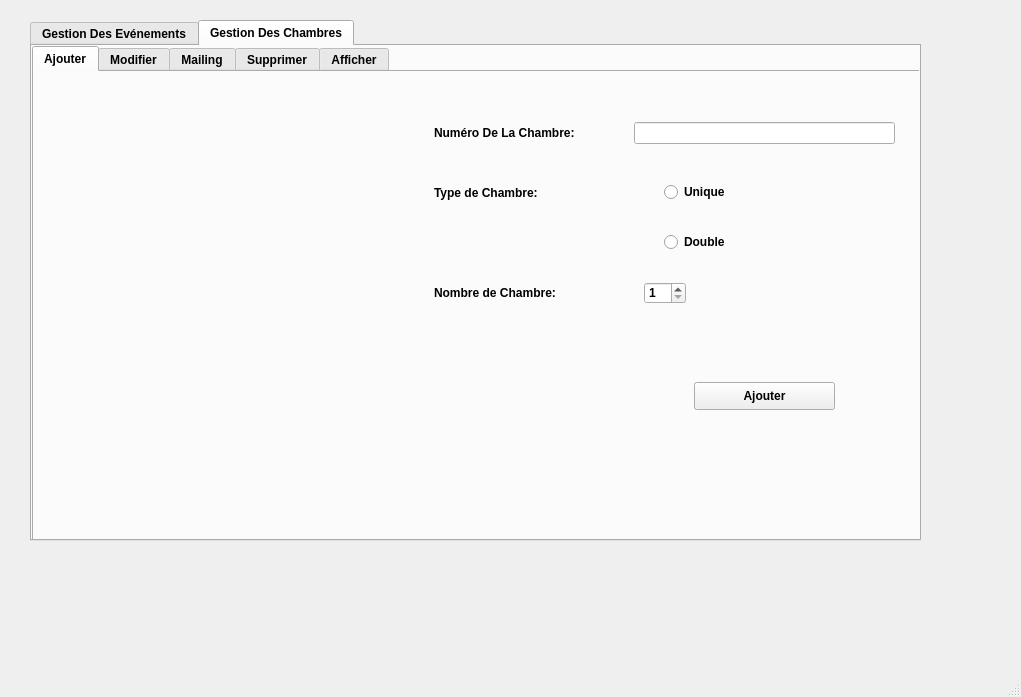
<?xml version="1.0" encoding="UTF-8"?>
<ui version="4.0">
 <class>MainWindow</class>
 <widget class="QMainWindow" name="MainWindow">
  <property name="geometry">
   <rect>
    <x>0</x>
    <y>0</y>
    <width>1021</width>
    <height>697</height>
   </rect>
  </property>
  <property name="windowTitle">
   <string>MainWindow</string>
  </property>
  <widget class="QWidget" name="centralwidget">
   <widget class="QTabWidget" name="tabWidget">
    <property name="geometry">
     <rect>
      <x>30</x>
      <y>20</y>
      <width>891</width>
      <height>521</height>
     </rect>
    </property>
    <property name="font">
     <font>
      <pointsize>9</pointsize>
      <weight>75</weight>
      <bold>true</bold>
     </font>
    </property>
    <property name="currentIndex">
     <number>1</number>
    </property>
    <widget class="QWidget" name="tab">
     <attribute name="title">
      <string>Gestion Des Evénements</string>
     </attribute>
     <widget class="QTabWidget" name="tabWidget_2">
      <property name="geometry">
       <rect>
        <x>0</x>
        <y>0</y>
        <width>891</width>
        <height>501</height>
       </rect>
      </property>
      <property name="currentIndex">
       <number>4</number>
      </property>
      <widget class="QWidget" name="tab_3">
       <attribute name="title">
        <string>Ajouter</string>
       </attribute>
       <widget class="QLabel" name="label">
        <property name="geometry">
         <rect>
          <x>0</x>
          <y>10</y>
          <width>351</width>
          <height>451</height>
         </rect>
        </property>
        <property name="text">
         <string/>
        </property>
        <property name="pixmap">
         <pixmap>../conférence.jpg</pixmap>
        </property>
        <property name="scaledContents">
         <bool>true</bool>
        </property>
       </widget>
       <widget class="QLabel" name="label_2">
        <property name="geometry">
         <rect>
          <x>370</x>
          <y>60</y>
          <width>211</width>
          <height>21</height>
         </rect>
        </property>
        <property name="text">
         <string>Identifiant D'évènement:</string>
        </property>
       </widget>
       <widget class="QLineEdit" name="lineEdit_ajouter_even_ID">
        <property name="geometry">
         <rect>
          <x>590</x>
          <y>60</y>
          <width>281</width>
          <height>22</height>
         </rect>
        </property>
       </widget>
       <widget class="QLabel" name="label_3">
        <property name="geometry">
         <rect>
          <x>370</x>
          <y>130</y>
          <width>151</width>
          <height>16</height>
         </rect>
        </property>
        <property name="text">
         <string>Type D'événement:</string>
        </property>
       </widget>
       <widget class="QLineEdit" name="lineEdit_ajouter_even_type">
        <property name="geometry">
         <rect>
          <x>590</x>
          <y>130</y>
          <width>281</width>
          <height>22</height>
         </rect>
        </property>
       </widget>
       <widget class="QPushButton" name="Ajouter_even">
        <property name="geometry">
         <rect>
          <x>730</x>
          <y>330</y>
          <width>121</width>
          <height>61</height>
         </rect>
        </property>
        <property name="text">
         <string>Ajouter</string>
        </property>
       </widget>
      </widget>
      <widget class="QWidget" name="tab_2">
       <attribute name="title">
        <string>Supprimer</string>
       </attribute>
       <widget class="QLabel" name="label_20">
        <property name="geometry">
         <rect>
          <x>10</x>
          <y>10</y>
          <width>351</width>
          <height>451</height>
         </rect>
        </property>
        <property name="text">
         <string/>
        </property>
        <property name="pixmap">
         <pixmap>../th.jpg</pixmap>
        </property>
        <property name="scaledContents">
         <bool>true</bool>
        </property>
       </widget>
       <widget class="QLabel" name="label_21">
        <property name="geometry">
         <rect>
          <x>390</x>
          <y>70</y>
          <width>211</width>
          <height>21</height>
         </rect>
        </property>
        <property name="text">
         <string>IDentifiant de l'évènement:</string>
        </property>
       </widget>
       <widget class="QLineEdit" name="lineEdit_Supp_even_id">
        <property name="geometry">
         <rect>
          <x>620</x>
          <y>70</y>
          <width>161</width>
          <height>22</height>
         </rect>
        </property>
       </widget>
       <widget class="QPushButton" name="pushButton_7">
        <property name="geometry">
         <rect>
          <x>670</x>
          <y>210</y>
          <width>111</width>
          <height>28</height>
         </rect>
        </property>
        <property name="text">
         <string>Supprimer</string>
        </property>
       </widget>
      </widget>
      <widget class="QWidget" name="tab_7">
       <attribute name="title">
        <string>Modifier</string>
       </attribute>
       <widget class="QLabel" name="label_4">
        <property name="geometry">
         <rect>
          <x>10</x>
          <y>10</y>
          <width>411</width>
          <height>441</height>
         </rect>
        </property>
        <property name="text">
         <string/>
        </property>
        <property name="pixmap">
         <pixmap>../edit.jpg</pixmap>
        </property>
        <property name="scaledContents">
         <bool>true</bool>
        </property>
       </widget>
       <widget class="QLabel" name="label_5">
        <property name="geometry">
         <rect>
          <x>450</x>
          <y>40</y>
          <width>161</width>
          <height>21</height>
         </rect>
        </property>
        <property name="text">
         <string>Nouveau Identifiant:</string>
        </property>
       </widget>
       <widget class="QLineEdit" name="lineEdit_Modifier_even_id">
        <property name="geometry">
         <rect>
          <x>620</x>
          <y>40</y>
          <width>251</width>
          <height>22</height>
         </rect>
        </property>
       </widget>
       <widget class="QLabel" name="label_6">
        <property name="geometry">
         <rect>
          <x>450</x>
          <y>120</y>
          <width>121</width>
          <height>21</height>
         </rect>
        </property>
        <property name="text">
         <string>Nouveau Type:</string>
        </property>
       </widget>
       <widget class="QLineEdit" name="lineEdit_Modifier_even_type">
        <property name="geometry">
         <rect>
          <x>620</x>
          <y>120</y>
          <width>251</width>
          <height>21</height>
         </rect>
        </property>
       </widget>
       <widget class="QPushButton" name="pushButton_2">
        <property name="geometry">
         <rect>
          <x>710</x>
          <y>270</y>
          <width>131</width>
          <height>31</height>
         </rect>
        </property>
        <property name="text">
         <string>Modifier</string>
        </property>
       </widget>
      </widget>
      <widget class="QWidget" name="tab_9">
       <attribute name="title">
        <string>Rechercher</string>
       </attribute>
       <widget class="QLabel" name="label_7">
        <property name="geometry">
         <rect>
          <x>10</x>
          <y>10</y>
          <width>331</width>
          <height>451</height>
         </rect>
        </property>
        <property name="text">
         <string/>
        </property>
        <property name="pixmap">
         <pixmap>../rechercher.jpg</pixmap>
        </property>
        <property name="scaledContents">
         <bool>true</bool>
        </property>
       </widget>
       <widget class="QPushButton" name="pushButton_3">
        <property name="geometry">
         <rect>
          <x>510</x>
          <y>100</y>
          <width>141</width>
          <height>28</height>
         </rect>
        </property>
        <property name="text">
         <string>Rechercher</string>
        </property>
       </widget>
       <widget class="QTableView" name="tableView_rechercher_even_main">
        <property name="geometry">
         <rect>
          <x>360</x>
          <y>180</y>
          <width>511</width>
          <height>281</height>
         </rect>
        </property>
       </widget>
       <widget class="QComboBox" name="comboBox_2">
        <property name="geometry">
         <rect>
          <x>410</x>
          <y>30</y>
          <width>351</width>
          <height>22</height>
         </rect>
        </property>
        <item>
         <property name="text">
          <string>ID</string>
         </property>
        </item>
        <item>
         <property name="text">
          <string>TYPE</string>
         </property>
        </item>
       </widget>
      </widget>
      <widget class="QWidget" name="tab_10">
       <attribute name="title">
        <string>Imprimer</string>
       </attribute>
       <widget class="QLabel" name="label_8">
        <property name="geometry">
         <rect>
          <x>10</x>
          <y>10</y>
          <width>351</width>
          <height>441</height>
         </rect>
        </property>
        <property name="text">
         <string/>
        </property>
        <property name="pixmap">
         <pixmap>../imprimante.jpg</pixmap>
        </property>
        <property name="scaledContents">
         <bool>true</bool>
        </property>
       </widget>
       <widget class="QLabel" name="label_9">
        <property name="geometry">
         <rect>
          <x>380</x>
          <y>50</y>
          <width>201</width>
          <height>21</height>
         </rect>
        </property>
        <property name="text">
         <string>Identifiant de l'évènement:</string>
        </property>
       </widget>
       <widget class="QLineEdit" name="lineEdit_Imprimer_even_id">
        <property name="geometry">
         <rect>
          <x>600</x>
          <y>50</y>
          <width>241</width>
          <height>22</height>
         </rect>
        </property>
       </widget>
       <widget class="QLabel" name="label_10">
        <property name="geometry">
         <rect>
          <x>380</x>
          <y>110</y>
          <width>131</width>
          <height>21</height>
         </rect>
        </property>
        <property name="text">
         <string>Type d'évement:</string>
        </property>
       </widget>
       <widget class="QLineEdit" name="lineEdit_imprimer_even_type">
        <property name="geometry">
         <rect>
          <x>600</x>
          <y>110</y>
          <width>241</width>
          <height>22</height>
         </rect>
        </property>
       </widget>
       <widget class="QTableView" name="tableView_Afficher_even_2">
        <property name="geometry">
         <rect>
          <x>370</x>
          <y>190</y>
          <width>361</width>
          <height>251</height>
         </rect>
        </property>
       </widget>
       <widget class="QPushButton" name="pushButton_9">
        <property name="geometry">
         <rect>
          <x>760</x>
          <y>190</y>
          <width>111</width>
          <height>28</height>
         </rect>
        </property>
        <property name="text">
         <string>Imprimer</string>
        </property>
       </widget>
      </widget>
      <widget class="QWidget" name="tab_4">
       <attribute name="title">
        <string>Afficher</string>
       </attribute>
       <widget class="QTableView" name="tableView">
        <property name="geometry">
         <rect>
          <x>130</x>
          <y>30</y>
          <width>561</width>
          <height>411</height>
         </rect>
        </property>
       </widget>
      </widget>
     </widget>
    </widget>
    <widget class="QWidget" name="widget">
     <attribute name="title">
      <string>Gestion Des Chambres</string>
     </attribute>
     <widget class="QTabWidget" name="tabWidget_3">
      <property name="geometry">
       <rect>
        <x>0</x>
        <y>0</y>
        <width>891</width>
        <height>501</height>
       </rect>
      </property>
      <property name="currentIndex">
       <number>0</number>
      </property>
      <widget class="QWidget" name="tab_5">
       <attribute name="title">
        <string>Ajouter</string>
       </attribute>
       <widget class="QLabel" name="label_11">
        <property name="geometry">
         <rect>
          <x>10</x>
          <y>10</y>
          <width>361</width>
          <height>451</height>
         </rect>
        </property>
        <property name="text">
         <string/>
        </property>
        <property name="pixmap">
         <pixmap>../chmbre.jpg</pixmap>
        </property>
        <property name="scaledContents">
         <bool>true</bool>
        </property>
       </widget>
       <widget class="QLabel" name="label_12">
        <property name="geometry">
         <rect>
          <x>400</x>
          <y>50</y>
          <width>181</width>
          <height>21</height>
         </rect>
        </property>
        <property name="text">
         <string>Numéro De La Chambre:</string>
        </property>
       </widget>
       <widget class="QLineEdit" name="lineEdit_cham_ajouter_num">
        <property name="geometry">
         <rect>
          <x>600</x>
          <y>50</y>
          <width>261</width>
          <height>22</height>
         </rect>
        </property>
       </widget>
       <widget class="QLabel" name="label_13">
        <property name="geometry">
         <rect>
          <x>400</x>
          <y>110</y>
          <width>141</width>
          <height>21</height>
         </rect>
        </property>
        <property name="text">
         <string>Type de Chambre:</string>
        </property>
       </widget>
       <widget class="QRadioButton" name="radioButton_unique">
        <property name="geometry">
         <rect>
          <x>630</x>
          <y>110</y>
          <width>95</width>
          <height>20</height>
         </rect>
        </property>
        <property name="text">
         <string>Unique</string>
        </property>
       </widget>
       <widget class="QRadioButton" name="radioButton_double">
        <property name="geometry">
         <rect>
          <x>630</x>
          <y>160</y>
          <width>95</width>
          <height>20</height>
         </rect>
        </property>
        <property name="text">
         <string>Double</string>
        </property>
       </widget>
       <widget class="QLabel" name="label_14">
        <property name="geometry">
         <rect>
          <x>400</x>
          <y>210</y>
          <width>161</width>
          <height>21</height>
         </rect>
        </property>
        <property name="text">
         <string>Nombre de Chambre:</string>
        </property>
       </widget>
       <widget class="QSpinBox" name="spinBox_nombre">
        <property name="geometry">
         <rect>
          <x>610</x>
          <y>210</y>
          <width>42</width>
          <height>22</height>
         </rect>
        </property>
        <property name="minimum">
         <number>1</number>
        </property>
        <property name="maximum">
         <number>1000</number>
        </property>
       </widget>
       <widget class="QPushButton" name="pushButton_4">
        <property name="geometry">
         <rect>
          <x>660</x>
          <y>310</y>
          <width>141</width>
          <height>28</height>
         </rect>
        </property>
        <property name="text">
         <string>Ajouter</string>
        </property>
       </widget>
      </widget>
      <widget class="QWidget" name="tab_11">
       <attribute name="title">
        <string>Modifier</string>
       </attribute>
       <widget class="QLabel" name="label_15">
        <property name="geometry">
         <rect>
          <x>10</x>
          <y>10</y>
          <width>351</width>
          <height>441</height>
         </rect>
        </property>
        <property name="text">
         <string/>
        </property>
        <property name="pixmap">
         <pixmap>../edite2.jpg</pixmap>
        </property>
        <property name="scaledContents">
         <bool>true</bool>
        </property>
       </widget>
       <widget class="QLabel" name="label_16">
        <property name="geometry">
         <rect>
          <x>390</x>
          <y>60</y>
          <width>151</width>
          <height>21</height>
         </rect>
        </property>
        <property name="text">
         <string>Nouveau numéro:</string>
        </property>
       </widget>
       <widget class="QLineEdit" name="lineEdit_modifier_cham_num">
        <property name="geometry">
         <rect>
          <x>560</x>
          <y>60</y>
          <width>291</width>
          <height>22</height>
         </rect>
        </property>
       </widget>
       <widget class="QLabel" name="label_17">
        <property name="geometry">
         <rect>
          <x>390</x>
          <y>130</y>
          <width>191</width>
          <height>21</height>
         </rect>
        </property>
        <property name="text">
         <string>Nouveau type_chambre:</string>
        </property>
       </widget>
       <widget class="QRadioButton" name="radioButton_modifier_cham_unique">
        <property name="geometry">
         <rect>
          <x>620</x>
          <y>130</y>
          <width>95</width>
          <height>20</height>
         </rect>
        </property>
        <property name="text">
         <string>Unique</string>
        </property>
       </widget>
       <widget class="QRadioButton" name="radioButton_modifier_cham_double">
        <property name="geometry">
         <rect>
          <x>630</x>
          <y>190</y>
          <width>95</width>
          <height>20</height>
         </rect>
        </property>
        <property name="text">
         <string>Double</string>
        </property>
       </widget>
       <widget class="QLabel" name="label_18">
        <property name="geometry">
         <rect>
          <x>390</x>
          <y>250</y>
          <width>161</width>
          <height>21</height>
         </rect>
        </property>
        <property name="text">
         <string>Nombre de chambre:</string>
        </property>
       </widget>
       <widget class="QSpinBox" name="spinBox_modifier_cham">
        <property name="geometry">
         <rect>
          <x>610</x>
          <y>250</y>
          <width>51</width>
          <height>21</height>
         </rect>
        </property>
       </widget>
       <widget class="QPushButton" name="pushButton_5">
        <property name="geometry">
         <rect>
          <x>680</x>
          <y>350</y>
          <width>121</width>
          <height>31</height>
         </rect>
        </property>
        <property name="text">
         <string>Modifier</string>
        </property>
       </widget>
      </widget>
      <widget class="QWidget" name="tab_12">
       <attribute name="title">
        <string>Mailing</string>
       </attribute>
       <widget class="QLabel" name="label_19">
        <property name="geometry">
         <rect>
          <x>10</x>
          <y>10</y>
          <width>331</width>
          <height>441</height>
         </rect>
        </property>
        <property name="text">
         <string/>
        </property>
        <property name="pixmap">
         <pixmap>../Mail.jpg</pixmap>
        </property>
        <property name="scaledContents">
         <bool>true</bool>
        </property>
       </widget>
       <widget class="QPushButton" name="pushButton_6">
        <property name="geometry">
         <rect>
          <x>520</x>
          <y>130</y>
          <width>141</width>
          <height>31</height>
         </rect>
        </property>
        <property name="text">
         <string>Envoyer</string>
        </property>
       </widget>
       <widget class="QLineEdit" name="lineEdit">
        <property name="geometry">
         <rect>
          <x>370</x>
          <y>20</y>
          <width>461</width>
          <height>31</height>
         </rect>
        </property>
       </widget>
      </widget>
      <widget class="QWidget" name="tab_13">
       <attribute name="title">
        <string>Supprimer</string>
       </attribute>
       <widget class="QLabel" name="label_22">
        <property name="geometry">
         <rect>
          <x>10</x>
          <y>10</y>
          <width>361</width>
          <height>441</height>
         </rect>
        </property>
        <property name="text">
         <string/>
        </property>
        <property name="pixmap">
         <pixmap>../delet.jpg</pixmap>
        </property>
        <property name="scaledContents">
         <bool>true</bool>
        </property>
       </widget>
       <widget class="QLineEdit" name="lineEdit_chmbre_sup_num">
        <property name="geometry">
         <rect>
          <x>570</x>
          <y>30</y>
          <width>281</width>
          <height>22</height>
         </rect>
        </property>
       </widget>
       <widget class="QLabel" name="label_23">
        <property name="geometry">
         <rect>
          <x>380</x>
          <y>30</y>
          <width>181</width>
          <height>21</height>
         </rect>
        </property>
        <property name="text">
         <string>Numéro de la chambre:</string>
        </property>
       </widget>
       <widget class="QPushButton" name="pushButton_8">
        <property name="geometry">
         <rect>
          <x>620</x>
          <y>290</y>
          <width>181</width>
          <height>41</height>
         </rect>
        </property>
        <property name="text">
         <string>Supprimer</string>
        </property>
       </widget>
      </widget>
      <widget class="QWidget" name="tab_14">
       <attribute name="title">
        <string>Afficher</string>
       </attribute>
       <widget class="QLabel" name="label_24">
        <property name="geometry">
         <rect>
          <x>10</x>
          <y>10</y>
          <width>301</width>
          <height>451</height>
         </rect>
        </property>
        <property name="text">
         <string/>
        </property>
        <property name="pixmap">
         <pixmap>../Trier.jpg</pixmap>
        </property>
        <property name="scaledContents">
         <bool>true</bool>
        </property>
       </widget>
       <widget class="QTableView" name="tableView_afficher_cham_main">
        <property name="geometry">
         <rect>
          <x>380</x>
          <y>190</y>
          <width>491</width>
          <height>271</height>
         </rect>
        </property>
       </widget>
       <widget class="QLabel" name="label_25">
        <property name="geometry">
         <rect>
          <x>340</x>
          <y>40</y>
          <width>81</width>
          <height>31</height>
         </rect>
        </property>
        <property name="text">
         <string>Trier par:</string>
        </property>
       </widget>
       <widget class="QComboBox" name="comboBox_afficher_cham">
        <property name="geometry">
         <rect>
          <x>430</x>
          <y>50</y>
          <width>211</width>
          <height>22</height>
         </rect>
        </property>
        <item>
         <property name="text">
          <string>ID</string>
         </property>
        </item>
        <item>
         <property name="text">
          <string>NOMBRE_LIT</string>
         </property>
        </item>
        <item>
         <property name="text">
          <string>TYPE</string>
         </property>
        </item>
       </widget>
      </widget>
     </widget>
    </widget>
   </widget>
  </widget>
  <widget class="QMenuBar" name="menubar">
   <property name="geometry">
    <rect>
     <x>0</x>
     <y>0</y>
     <width>1021</width>
     <height>26</height>
    </rect>
   </property>
  </widget>
  <widget class="QStatusBar" name="statusbar"/>
 </widget>
 <resources/>
 <connections/>
</ui>
